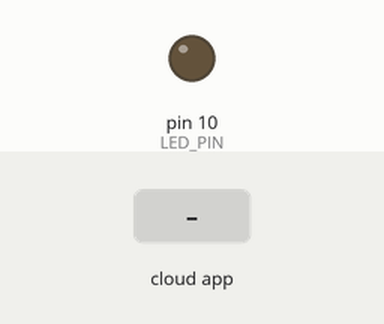
This sketch was run on a simulated Arduino Uno, built with avr-gcc and run on an emulated ATmega328P. On the bench: output pins drawn as LEDs (lit = HIGH). The test bench sets the inputs (shaded band). The ROS host is connected and sends only what is stated.

Above: at 1.2 s.
1.3 s: the phone or cloud app sets comTestPub to 45
At 2.5 s:
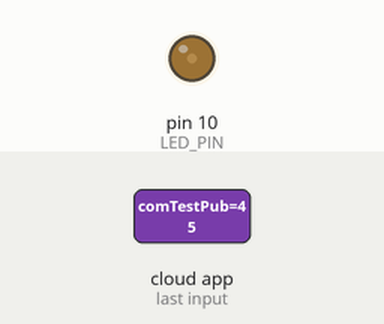
2.8 s: the phone or cloud app sets comTestPub to 90
At 3.8 s:
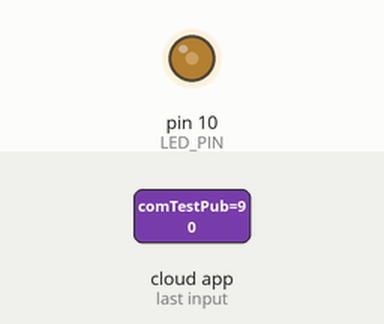
4.3 s: the phone or cloud app sets comTestPub to 180
At 5.0 s:
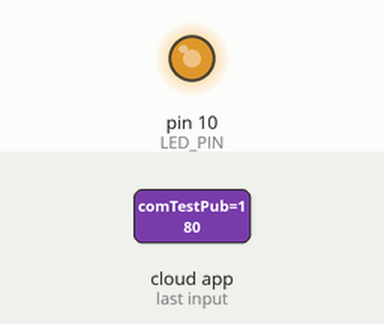
Timing chart, 0 to 7.3 s (numbered marks = the images above; inputs shaded):
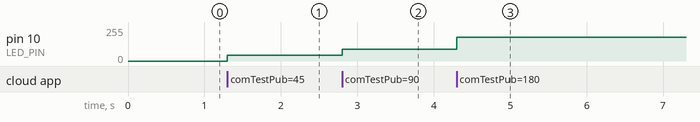

Measured:
- after the input at 1.3 s, pin 10 (LED_PIN): 0/255 → 45/255 at once
- after the input at 2.8 s, pin 10 (LED_PIN): 45/255 → 90/255 at once
- after the input at 4.3 s, pin 10 (LED_PIN): 90/255 → 180/255 at once

The sketch:

ardu_subscriber.ino
```cpp
#include <ros.h>
#include <std_msgs/Int32.h>

#define LED_PIN 10
ros::NodeHandle nh;

void messageCb( const std_msgs::Int32& messageSub){
  analogWrite(LED_PIN, (int)messageSub.data);
}

ros::Subscriber<std_msgs::Int32> sub("comTestPub", &messageCb );

void setup()
{
  pinMode(LED_PIN, OUTPUT);
  nh.initNode();
  nh.subscribe(sub);
}

void loop()
{
  nh.spinOnce();
  delay(1);
}
```
